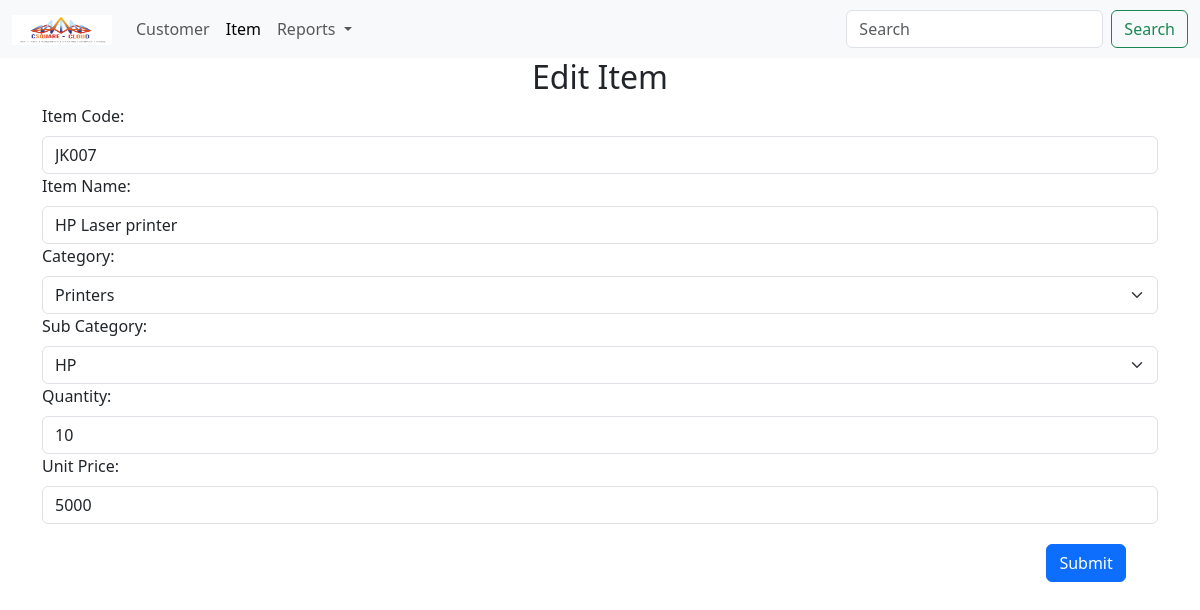
/php/item/editItem.php?id=1, run on the app's committed database.
### tables this page shows
CREATE TABLE `item` (
  `id` int NOT NULL AUTO_INCREMENT,
  `item_code` varchar(20) NOT NULL,
  `item_category` varchar(20) NOT NULL,
  `item_subcategory` varchar(20) NOT NULL,
  `item_name` varchar(20) NOT NULL,
  `quantity` varchar(20) NOT NULL,
  `unit_price` varchar(20) NOT NULL,
  PRIMARY KEY (`id`)
);

### php/item/editItem.php (the view, shortened to what this page needs)
<?php
    $id = $_GET['id'];
    $sql1 = "SELECT * FROM item WHERE id = $id";
    require("../config.php");
    $result1 = $con->query($sql1);
    while($row = $result1->fetch_array()){
        $icode =$row['item_code'];
        $category = $row['item_category'];
        $subcategory = $row['item_subcategory'];
        $iname = $row['item_name'];
        $quantity = $row['quantity'];
        $uprice = $row['unit_price'];
    }
?>
<!DOCTYPE html>
<html lang="en">
<head>
    <link href="https://cdn.jsdelivr.net/npm/bootstrap@5.3.0/dist/css/bootstrap.min.css" rel="stylesheet">
</head>
<body>
 <nav class="navbar navbar-expand-lg bg-body-tertiary" >
        <div class="container-fluid">
          <a class="navbar-brand" href="#">
            <img src="../../img/csquared.png" width="100" height="30" alt="logo">
          </a>
          <div class="collapse navbar-collapse" id="navbarSupportedContent">
            <ul class="navbar-nav me-auto mb-2 mb-lg-0">
              <li class="nav-item">
                <a class="nav-link " aria-current="page" href="../customer/viewCustomer.php">Customer</a>
              </li>
              <li class="nav-item">
                <a class="nav-link active" href="viewItem.php">Item</a>
              </li>
              <li class="nav-item dropdown">
                <a class="nav-link dropdown-toggle" href="#" role="button" data-bs-toggle="dropdown" aria-expanded="false">
                  Reports
                </a>
              </li>
            </ul>
            <form class="d-flex" role="search">
              <input class="form-control me-2" type="search" placeholder="Search" aria-label="Search">
              <button class="btn btn-outline-success" type="submit">Search</button>
            </form>
          </div>
        </div>
      </nav>
    <div class="container text-center">
  <h2>Edit Item</h2>
</div>
<div class="container">
<form action="" method="post">
        <label for="icode" class="form-label">Item Code: </label>
        <input type="text" class="form-control" value="<?php echo $icode;?>" id="icode" name="icode">
        <label for="iname" class="form-label">Item Name: </label>
        <input type="text" class="form-control" value="<?php echo $iname;?>" id="iname" name="iname">
        <label for="category" class="form-label">Category: </label>
        <select name="category" class="form-select" value="<?php echo $category;?>" id="category">
            <option value="1">Printers</option>
        </select>
        <label for="subcategory" class="form-label">Sub Category: </label>
        <select name="subcategory" class="form-select" value="<?php echo $subcategory;?>" id="subcategory">
            <option value="1">HP</option>
        </select>
        <label for="quantity" class="form-label">Quantity: </label>
        <input type="number" class="form-control" value="<?php echo $quantity;?>" id="quantity" name="quantity">
        <label for="uprice" class="form-label">Unit Price: </label>
        <input type="number" class="form-control" value="<?php echo $uprice;?>" id="uprice" name="uprice">
        <input type="submit" class="btn btn-primary" style="margin-left: 90%; margin-top: 20px;" name="sbm_edit" value="Submit">
    </form>
  </div>
</body>
</html>

### data on the page
item: icode "JK007", iname "HP Laser printer", category "Printers", subcategory "HP", quantity "10", uprice "5000"
